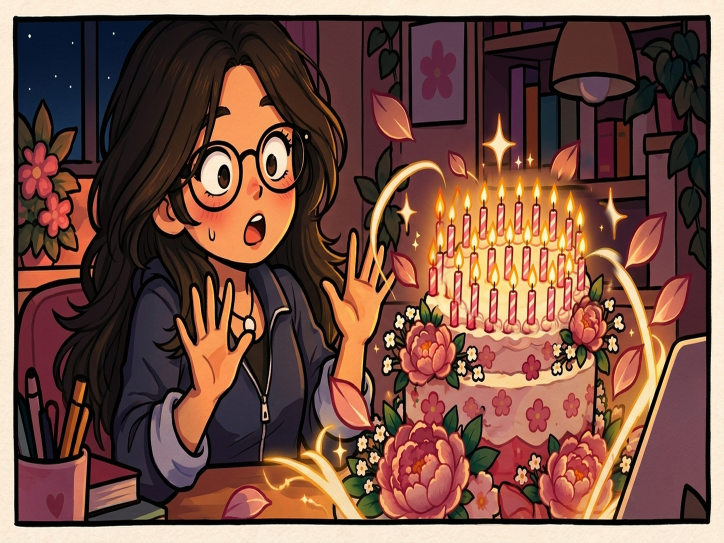
#> input picture assets_v5/c4b5p1-background.png, 1448 x 1086 px, found by its file name (shown at 1/2 size); the run also reads 1 picture not shown here
$ python inspect_b5_details.py
#> lines starting #> are read from the running program, lines starting #| are printed output that depends on the picture
import cv2
import numpy as np

# Load B5 P1 composite/layers
b5p1_bg = cv2.imread('textures/chapters/4/c4b5p1-background.png')
#> b5p1_bg is the input picture: shape (1086, 1448, 3); mean B, G, R 69.2, 81.5, 119.5
b5p1_cake = cv2.imread('textures/chapters/4/c4b5p1-cake-emerges.png')
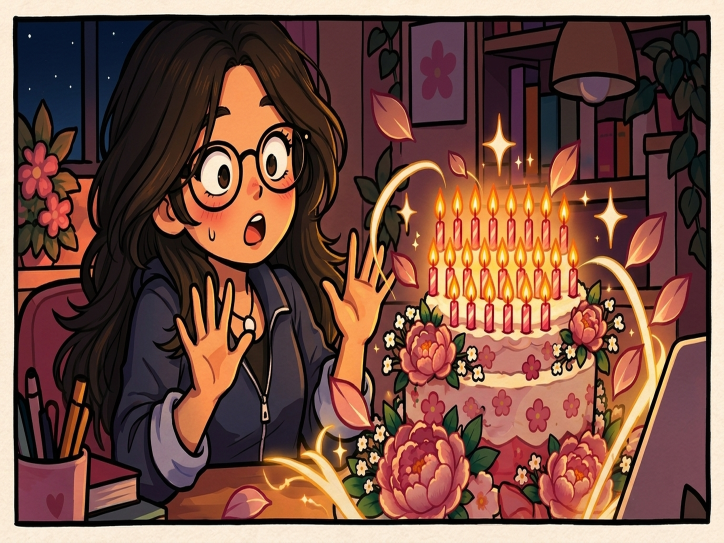
#> input picture assets_v4/c4b5p1-cake-emerges.png, 1448 x 1086 px, found by its file name (shown at 1/2 size)
#> b5p1_cake is the input picture: shape (1086, 1448, 3); mean B, G, R 68.2, 80.8, 119.6
b5p2_bg = cv2.imread('textures/chapters/4/c4b5p2-background.png')
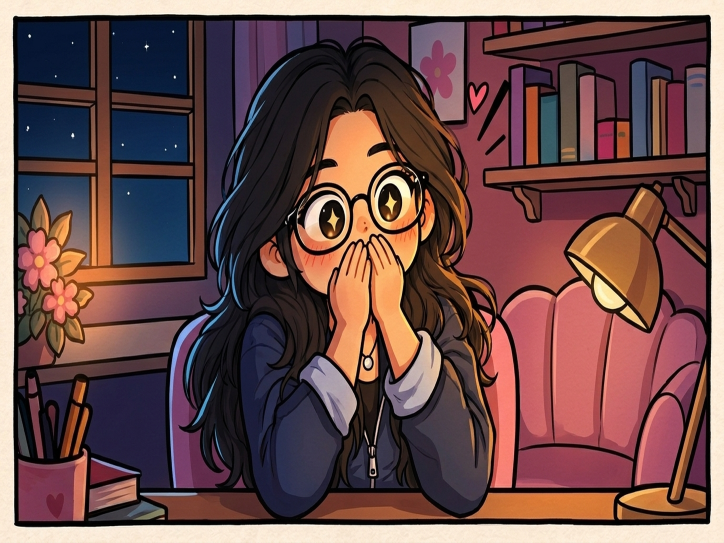
#> input picture assets_v4/c4b5p2-background.png, 1448 x 1086 px, found by its file name (shown at 1/2 size)
#> b5p2_bg is the input picture: shape (1086, 1448, 3); mean B, G, R 75.6, 76.8, 108.8
b5p2_fg = cv2.imread('textures/chapters/4/c4b5p2-foreground.png', cv2.IMREAD_UNCHANGED)
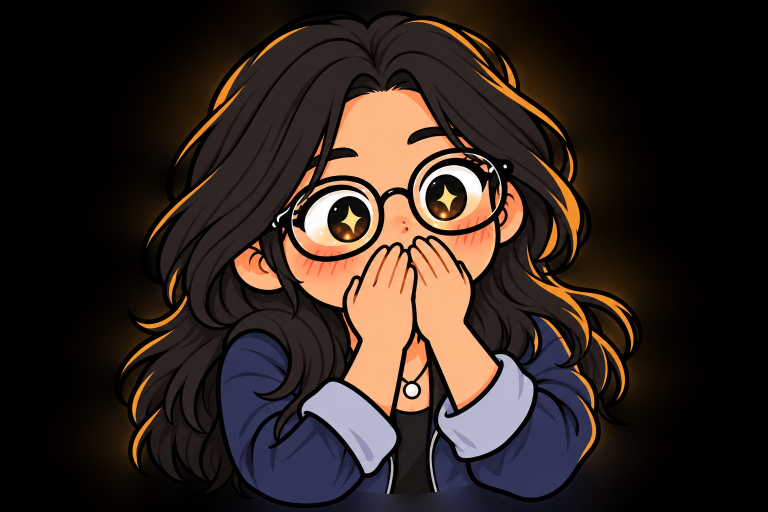
#> input picture assets_v4/c4b5p2-foreground.png, 1536 x 1024 px, found by its file name (shown at 1/2 size)
#> b5p2_fg is the input picture: shape (1024, 1536, 4); mean B, G, R, A 30.7, 36.2, 48, 124.2
b5p2_comp = cv2.imread('textures/chapters/4/c4b5p2-delighted-reaction.png')

print("B5 P1 BG shape:", b5p1_bg.shape)
#| B5 P1 BG shape: (1086, 1448, 3)
print("B5 P1 Cake/FG shape:", b5p1_cake.shape)
#| B5 P1 Cake/FG shape: (1086, 1448, 3)
print("B5 P2 BG shape:", b5p2_bg.shape)
#| B5 P2 BG shape: (1086, 1448, 3)
print("B5 P2 Comp shape:", b5p2_comp.shape)
#| B5 P2 Comp shape: (1086, 1448, 3)

# Let's save side-by-side comparison of B5 P1 vs B5 P2
# Resize to common width
w = 1200
h1 = int(b5p1_bg.shape[0] * (w / b5p1_bg.shape[1]))
#> h1 = 900
h2 = int(b5p2_comp.shape[0] * (w / b5p2_comp.shape[1]))
#> h2 = 900
r1 = cv2.resize(b5p1_bg, (w, h1))
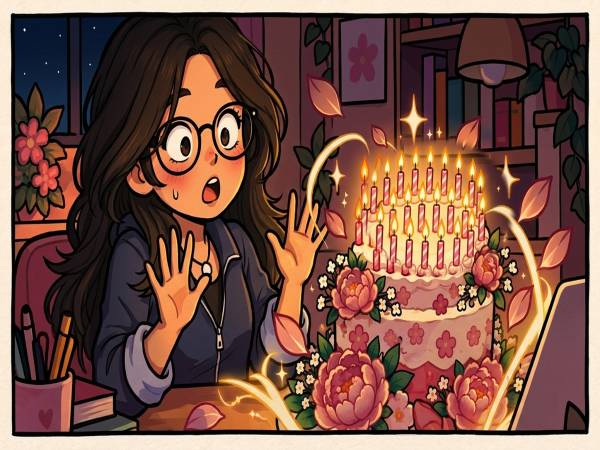
#> r1: shape (900, 1200, 3) (shown at 1/2 size); mean B, G, R 69.1, 81.4, 119.4
r2 = cv2.resize(b5p2_comp, (w, h2))

comparison = np.vstack([r1, r2])
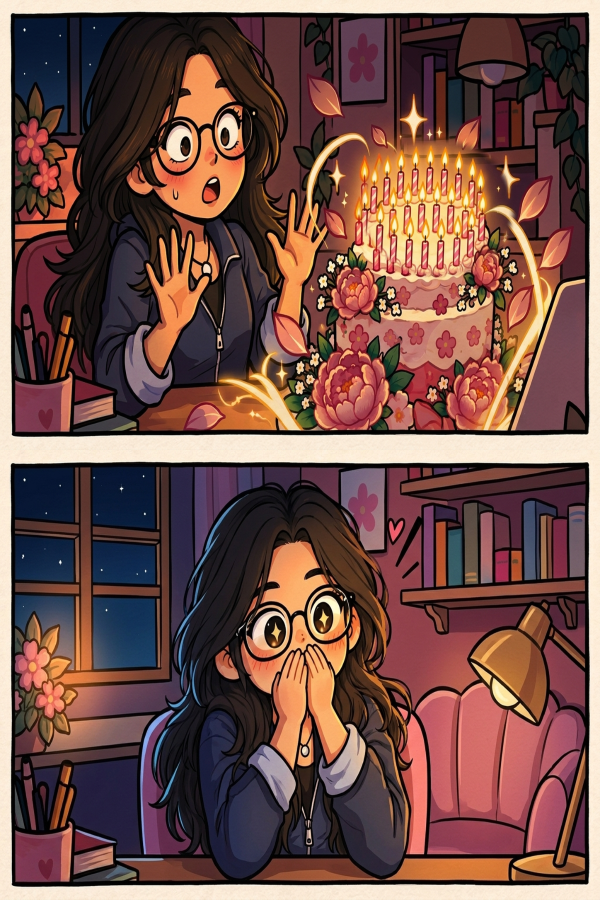
#> comparison: shape (1800, 1200, 3) (shown at 1/2 size); mean B, G, R 72.3, 79.1, 114
cv2.imwrite('continuity_evidence/b5p1_vs_b5p2_comparison.png', comparison)
print("Saved continuity_evidence/b5p1_vs_b5p2_comparison.png")

# Check Tifa outfit in B5 P1: crop Tifa
# In B5 P1, Tifa is on the right side
h, w, _ = b5p1_cake.shape
#> h = 1086; w = 1448
tifa_b5p1 = b5p1_cake[int(h*0.1):int(h*0.9), int(w*0.5):w]
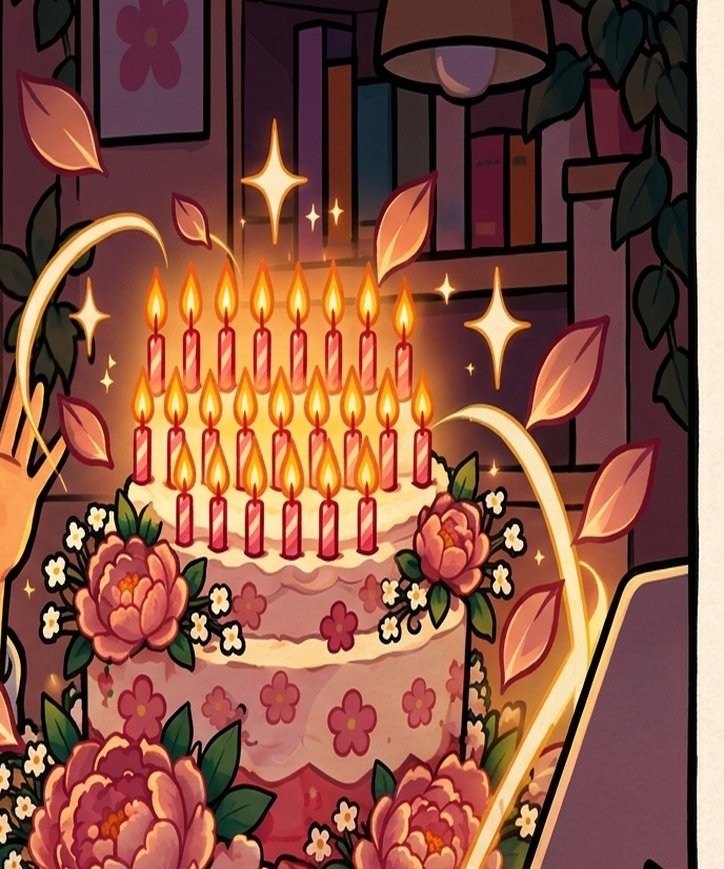
#> tifa_b5p1: shape (869, 724, 3); mean B, G, R 68.3, 85.9, 138.2
cv2.imwrite('continuity_evidence/tifa_b5p1_crop.png', tifa_b5p1)

# In B5 P2, Tifa is in center
h2, w2, _ = b5p2_comp.shape
#> h2 = 1086; w2 = 1448
tifa_b5p2 = b5p2_comp[int(h2*0.1):int(h2*0.9), int(w2*0.25):int(w2*0.75)]
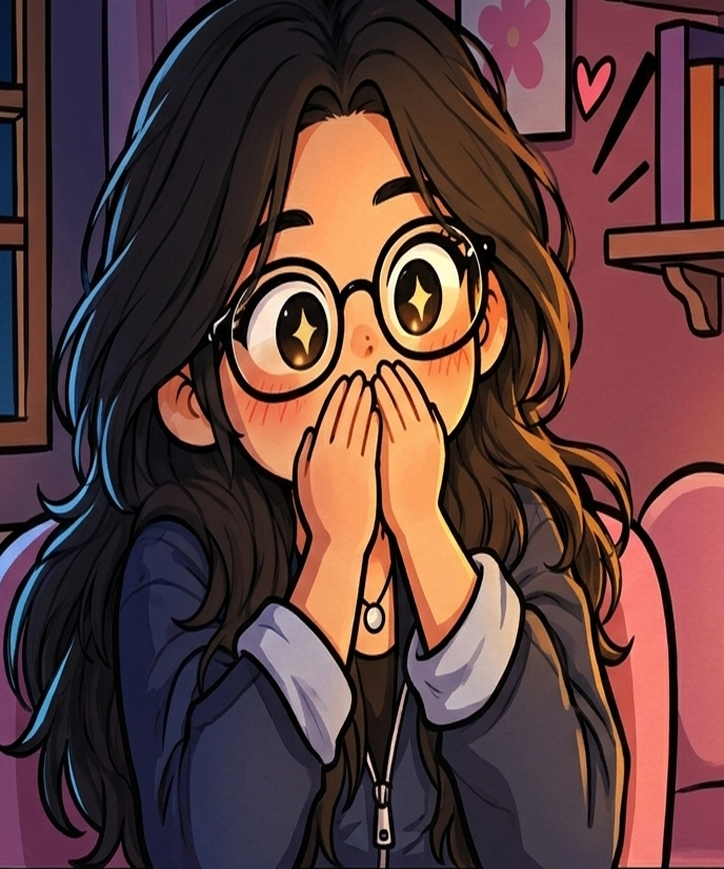
#> tifa_b5p2: shape (869, 724, 3); mean B, G, R 59.9, 61.7, 93.4
cv2.imwrite('continuity_evidence/tifa_b5p2_crop.png', tifa_b5p2)

print("Saved tifa_b5p1_crop.png and tifa_b5p2_crop.png")
